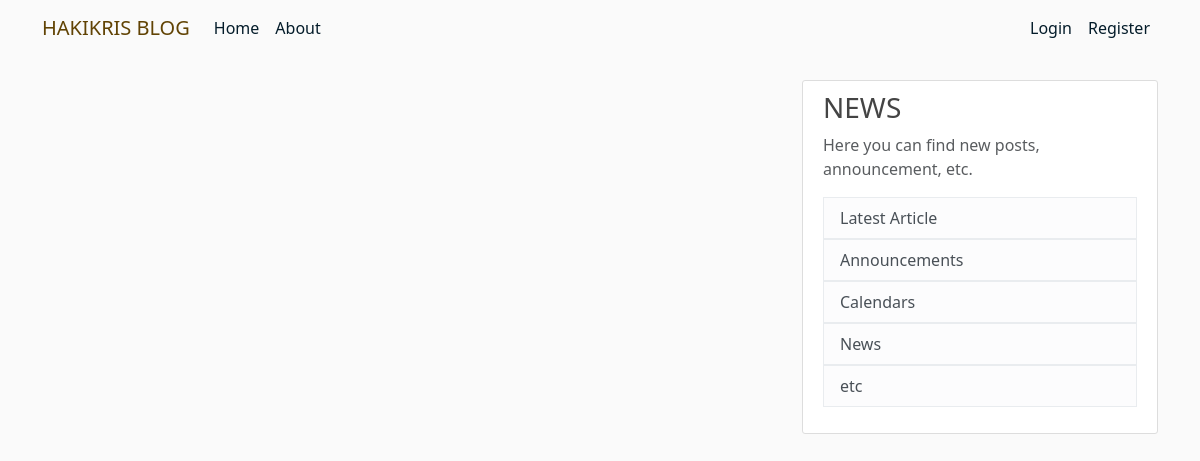
The app's page /, older data.
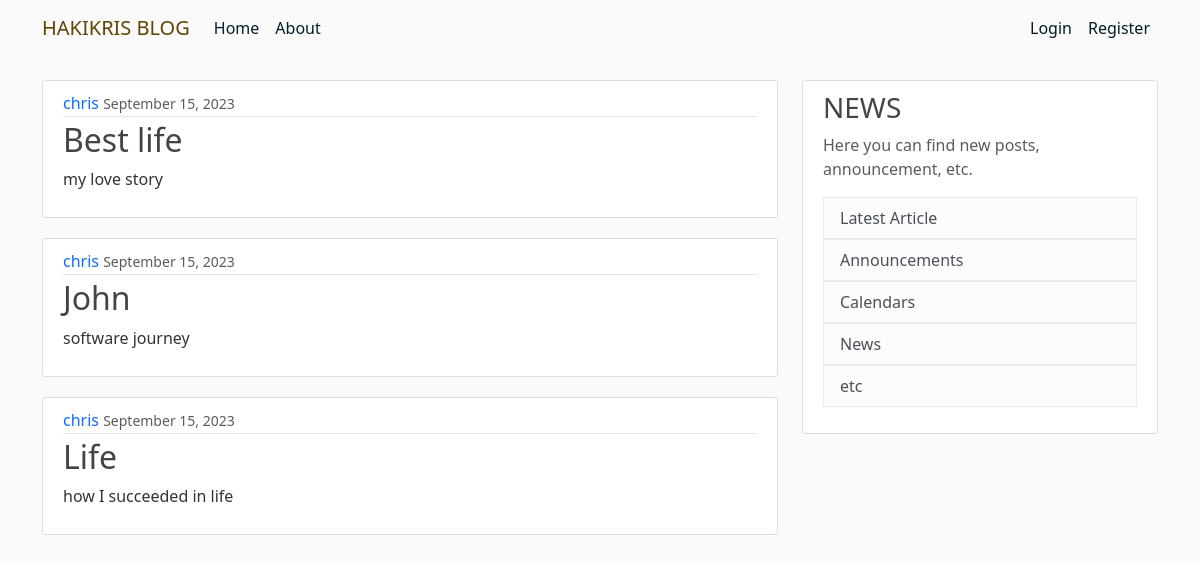
The same page, newer data.
### blog/models.py (models this page shows, shortened)
class Post(models.Model):
    title = models.CharField(max_length=100)
    content = models.TextField()
    date_posted = models.DateTimeField(default=timezone.now)
    author = models.ForeignKey(User, on_delete=models.CASCADE)

### blog/views.py (the view)
# urls.py: path('', views.home, name='blog-home'),
def home(request):
    context = {
        'posts': Post.objects.all()
    }
    return render(request, 'blog/home.html', context)

### blog/templates/blog/home.html
{% extends "blog/base.html" %}
{% block content %}
    {% for post in posts %}
    <article class="media content-section">
        <div class="media-body">
          <div class="article-metadata">
            <a class="mr-2" href="#">{{ post.author }}</a>
            <small class="text-muted">{{ post.date_posted|date:"F d, Y" }}</small>
          </div>
          <h2><a class="article-title" href="#">{{ post.title }}</a></h2>
          <p class="article-content">{{ post.content }}</p>
        </div>
      </article>
    {% endfor %}
{% endblock content %}

### blog/templates/blog/base.html (shortened to what this page needs)
<!DOCTYPE html>
<html lang="en">
  <head>
    {% load static %}
    {% load bootstrap5 %}
    {% bootstrap_css %}
    <link  rel="stylesheet" type="text/css" href="{% static 'blog/main.css' %}">
  </head>
  <body>
    <header class="site-header">
      <nav class="navbar navbar-expand-md navbar-dark fixed-top">
        <div class="container">
          <a class="navbar-brand nav-link mr-4" href="{% url 'blog-home' %}">HAKIKRIS BLOG</a>
          <div class="collapse navbar-collapse" id="navbarToggle">
            <div class="navbar-nav mr-auto">
              <a class="nav-item nav-link" href="{% url 'blog-home' %}">Home</a>
              <a class="nav-item nav-link" href="{% url 'blog-about' %}">About</a>
            </div>
            <div class="navbar-nav ms-auto">
              {% if user.is_authenticated %}
              <a class="nav-item nav-link" href="{% url 'profile' %}">Profile</a>
              <a class="nav-item nav-link" href="{% url 'logout' %}">Logout</a>
              {% else %}
              <a class="nav-item nav-link" href="{% url 'login' %}">Login</a>
              <a class="nav-item nav-link" href="{% url 'register' %}">Register</a>
              {% endif %}
            </div>
          </div>
        </div>
      </nav>
    </header>
    <main role="main" class="container">
      <div class="row">
        <div class="col-md-8">
          {% block content %}{% endblock %}
        </div>
        <div class="col-md-4">
          <div class="content-section">
            <h3>NEWS</h3>
            <p class='text-muted'> Here you can find new posts, announcement, etc.
              <ul class="list-group">
                <a href="#"><li class="list-group-item list-group-item-light">Latest Article</li></a>
                <a href="#"><li class="list-group-item list-group-item-light">Announcements</li></a>
                <a href="#"><li class="list-group-item list-group-item-light">Calendars</li></a>
                </a><a href="#"><li class="list-group-item list-group-item-light">News</li></a>
              </a><a href="#"><li class="list-group-item list-group-item-light">etc</li></a>
              </ul>
            </p>
          </div>
        </div>
      </div>
    </main>
  </body>
</html>

### blog/static/blog/main.css (style rules this page uses)
body { background: #fafafa; color: #333333; margin-top: 5rem; }
h1, h2, h3, h4, h5, h6 { color: #444444; }
ul { margin: 0; }
.navbar-dark .navbar-brand { color: #614304; }
a { text-decoration: none; }
.site-header .navbar-nav .nav-link { color: #041c2a; }
.content-section { background: #ffffff; padding: 10px 20px; border: 1px solid #dddddd; border-radius: 3px; margin-bottom: 20px; }
.article-title { color: #444444; }
.article-content { white-space: pre-line; }
.article-metadata { padding-bottom: 1px; margin-bottom: 4px; border-bottom: 1px solid #e3e3e3; }

Row changes from the older to the newer data that the page shows:
added Post: author "chris", date_posted "September 15, 2023", title "Best life", content "my love story"
added Post: author "chris", date_posted "September 15, 2023", title "John", content "software journey"
added Post: author "chris", date_posted "September 15, 2023", title "Life", content "how I succeeded in life"
